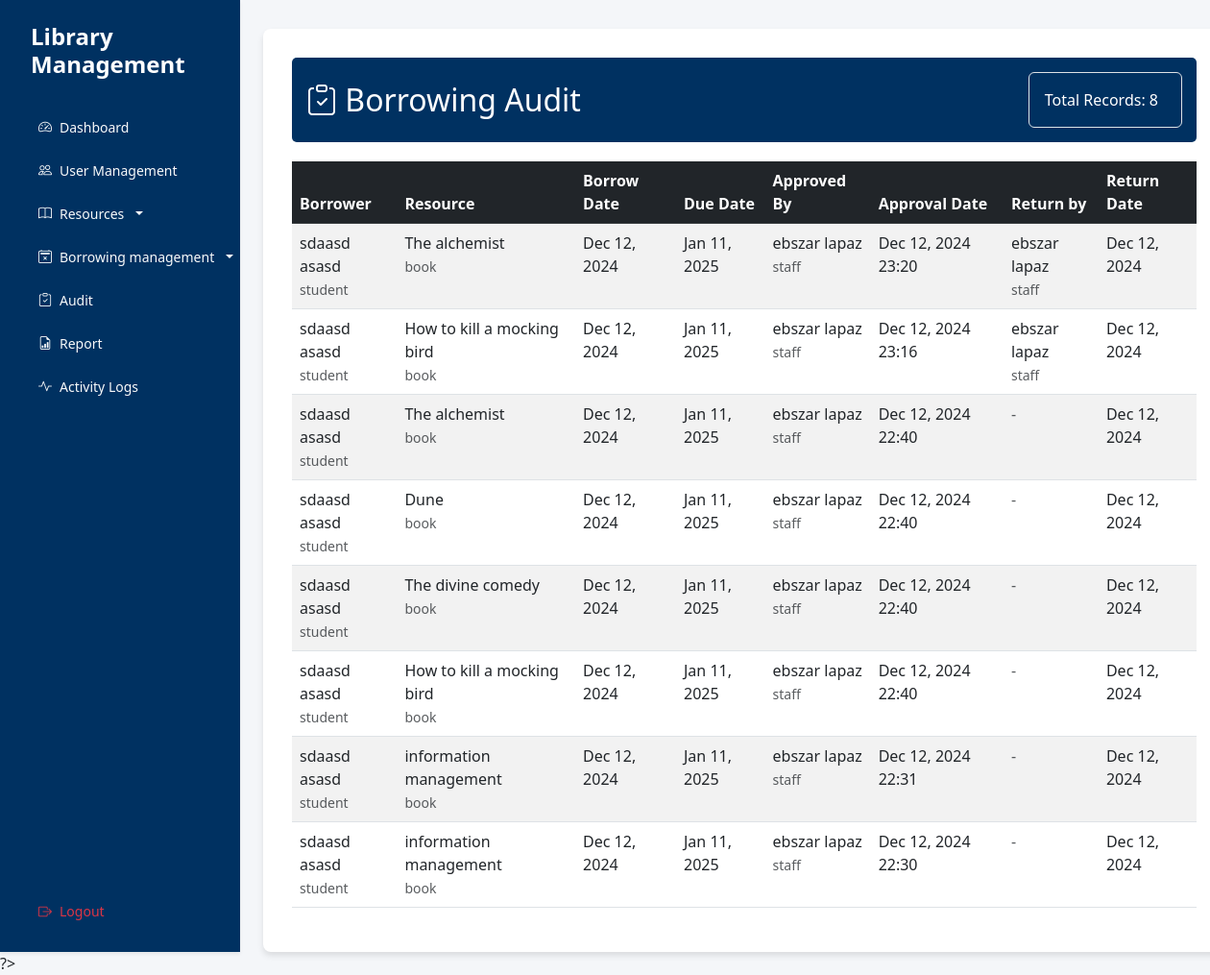
The page /interface/audit.php (signed in) on the database its author committed.
### tables this page shows
CREATE TABLE `borrowings` (
  `borrowing_id` int(11) NOT NULL,
  `user_id` int(11) NOT NULL,
  `resource_id` int(11) NOT NULL,
  `borrow_date` datetime DEFAULT current_timestamp(),
  `due_date` datetime DEFAULT NULL,
  `return_date` datetime DEFAULT NULL,
  `fine_amount` decimal(10,2) DEFAULT 0.00,
  `status` enum('pending','active','returned','overdue') DEFAULT 'pending',
  `approved_by` int(11) DEFAULT NULL,
  `approved_at` datetime DEFAULT NULL,
  `returned_by` int(11) DEFAULT NULL
);

CREATE TABLE `users` (
  `user_id` int(11) NOT NULL,
  `membership_id` varchar(20) DEFAULT NULL,
  `username` varchar(50) NOT NULL,
  `password` varchar(255) NOT NULL,
  `first_name` varchar(50) NOT NULL,
  `last_name` varchar(50) NOT NULL,
  `email` varchar(100) NOT NULL,
  `role` enum('admin','student','faculty','staff') NOT NULL,
  `max_books` int(11) NOT NULL,
  `created_at` timestamp NOT NULL DEFAULT current_timestamp(),
  `updated_at` timestamp NOT NULL DEFAULT current_timestamp() ON UPDATE current_timestamp()
);

CREATE TABLE `library_resources` (
  `resource_id` int(11) NOT NULL,
  `title` varchar(255) NOT NULL,
  `accession_number` varchar(20) NOT NULL,
  `category` enum('book','periodical','media') NOT NULL,
  `status` enum('available','borrowed','maintenance') DEFAULT 'available',
  `created_at` timestamp NOT NULL DEFAULT current_timestamp(),
  `updated_at` timestamp NOT NULL DEFAULT current_timestamp() ON UPDATE current_timestamp(),
  `cover_image` varchar(255) DEFAULT NULL
);

### controller/BorrowingController.php (called while the page is built, shortened)
<?php
require_once '../config/Database.php';
class BorrowingController {
    private $conn;
    public function __construct() {
        $database = new Database();
        $this->conn = $database->getConnection();
    }
    public function getApprovedBorrowings() {
        try {
            $query = "SELECT
                        b.borrowing_id,
                        b.borrow_date,
                        b.due_date,
                        b.return_date,
                        b.status,
                        b.approved_at,
                        u.first_name,
                        u.last_name,
                        u.email,
                        u.role,
                        lr.title AS resource_title,
                        lr.category AS resource_type,
                        CONCAT(u_staff.first_name, ' ', u_staff.last_name) as approved_by,
                        u_staff.role as approver_role,
                        CONCAT(u_returner.first_name, ' ', u_returner.last_name) as returned_by,
                        u_returner.role as returner_role
                    FROM borrowings b
                    JOIN users u ON b.user_id = u.user_id
                    JOIN library_resources lr ON b.resource_id = lr.resource_id
                    LEFT JOIN users u_staff ON b.approved_by = u_staff.user_id
                    LEFT JOIN users u_returner ON b.returned_by = u_returner.user_id
                    WHERE b.approved_by IS NOT NULL
                    ORDER BY b.approved_at DESC";
            $stmt = $this->conn->prepare($query);
            $stmt->execute();
            return $stmt->fetchAll(PDO::FETCH_ASSOC);
        } catch (PDOException $e) {
            error_log("Get approved borrowings error: " . $e->getMessage());
            return [];
        }
    }
}

### config/Database.php (called while the page is built, shortened)
<?php
class Database {
    private $host = "localhost";
    private $port = "3307";
    private $db_name = "library_management";
    private $username = "root";
    private $password = "";
    public function getConnection() {
        $this->conn = null;
        try {
            $this->conn = new PDO(
                "mysql:host=" . $this->host . ";port=" . $this->port . ";dbname=" . $this->db_name,
                $this->username,
                $this->password
            );
            $this->conn->setAttribute(PDO::ATTR_ERRMODE, PDO::ERRMODE_EXCEPTION);
        } catch(PDOException $e) {
            echo "Connection Error: " . $e->getMessage();
        }
        return $this->conn;
    }
}

### interface/audit.php (the view, shortened to what this page needs)
<?php
require_once '../controller/BorrowingController.php';
$borrowingController = new BorrowingController();
$approvedBorrowings = $borrowingController->getApprovedBorrowings();
?>
<!DOCTYPE html>
<html lang="en">
<head>
    <link href="https://cdn.jsdelivr.net/npm/bootstrap@5.3.0/dist/css/bootstrap.min.css" rel="stylesheet">
    <link href="https://cdn.jsdelivr.net/npm/bootstrap-icons@1.10.0/font/bootstrap-icons.css" rel="stylesheet">
    <link href="assets/css/style.css" rel="stylesheet">
</head>
<body>
    <div class="d-flex">
        <?php include 'includes/sidebarModal.php'; ?>
        <main class="col-md-9 ms-sm-auto col-lg-10 px-md-4">
            <div class="borrowing-monitoring-container">
                <div class="page-header d-flex justify-content-between align-items-center">
                    <h2 class="mb-0">
                        <i class="bi bi-clipboard-check"></i> Borrowing Audit
                    </h2>
                    <div class="box p-3 border rounded">
                        <span class="me-2">Total Records: <?php echo count($approvedBorrowings); ?></span>
                    </div>
                </div>
                <?php if (empty($approvedBorrowings)): ?>
                    <div class="alert alert-info">No approved borrowings found.</div>
                <?php else: ?>
                    <div class="table-responsive">
                        <table class="table table-striped table-hover">
                            <thead class="table-dark">
                                <tr>
                                    <th>Borrower</th>
                                    <th>Resource</th>
                                    <th>Borrow Date</th>
                                    <th>Due Date</th>
                                    <th>Approved By</th>
                                    <th>Approval Date</th>
                                    <th>Return by</th>
                                    <th>Return Date</th>
                                </tr>
                            </thead>
                            <tbody>
                                <?php foreach ($approvedBorrowings as $borrowing): ?>
                                    <tr>
                                        <td>
                                            <?php echo htmlspecialchars($borrowing['first_name'] . ' ' . $borrowing['last_name']); ?>
                                            <br>
                                            <small class="text-muted"><?php echo htmlspecialchars($borrowing['role']); ?></small>
                                        </td>
                                        <td>
                                            <?php echo htmlspecialchars($borrowing['resource_title']); ?>
                                            <br>
                                            <small class="text-muted"><?php echo htmlspecialchars($borrowing['resource_type']); ?></small>
                                        </td>
                                        <td><?php echo date('M d, Y', strtotime($borrowing['borrow_date'])); ?></td>
                                        <td><?php echo date('M d, Y', strtotime($borrowing['due_date'])); ?></td>
                                        <td>
                                            <?php echo htmlspecialchars($borrowing['approved_by']); ?>
                                            <br>
                                            <small class="text-muted"><?php echo htmlspecialchars($borrowing['approver_role']); ?></small>
                                        </td>
                                        <td><?php echo date('M d, Y H:i', strtotime($borrowing['approved_at'])); ?></td>
                                        <td>
                                            <?php if ($borrowing['returned_by']): ?>
                                                <?php echo htmlspecialchars($borrowing['returned_by']); ?>
                                                <br>
                                                <small class="text-muted"><?php echo htmlspecialchars($borrowing['returner_role']); ?></small>
                                            <?php else: ?>
                                                <span class="text-muted">-</span>
                                            <?php endif; ?>
                                        </td>
                                        <td>
                                            <?php echo $borrowing['return_date'] ? date('M d, Y', strtotime($borrowing['return_date'])) : '-'; ?>
                                        </td>
                                    </tr>
                                <?php endforeach; ?>
                            </tbody>
                        </table>
                    </div>
                <?php endif; ?>
            </div>
        </main>
    </div>
</body>
</html>

### interface/assets/css/style.css (style rules this page uses)
body { background-color: #f4f6f9; }
.page-header { background-color: #003161; color: white; padding: 15px; border-radius: 5px; margin-bottom: 20px; }
.borrowing-monitoring-container { background-color: white; border-radius: 8px; box-shadow: 0 4px 6px rgba(0,0,0,0.1); padding: 30px; margin-top: 30px; }

### interface/audit.php (style rules this page uses)
.borrowing-monitoring-container { background-color: white; border-radius: 8px; box-shadow: 0 4px 6px rgba(0,0,0,0.1); padding: 30px; margin-top: 30px; }
.page-header { background-color: #003161; color: white; padding: 15px; border-radius: 5px; margin-bottom: 20px; }

### rows shown on the page
borrowings: user.last_name "sdaasd asasd", user.role "student", resource.title "The alchemist", resource.category "book", borrow_date "Dec 12, 2024", due_date "Jan 11, 2025", approved_by "ebszar lapaz", approved_by.role "staff", approved_at "Dec 12, 2024 23:20", returned_by "ebszar lapaz", return_date "Dec 12, 2024"
borrowings: user.last_name "sdaasd asasd", user.role "student", resource.title "How to kill a mocking bird", resource.category "book", borrow_date "Dec 12, 2024", due_date "Jan 11, 2025", approved_by "ebszar lapaz", approved_by.role "staff", approved_at "Dec 12, 2024 23:16", returned_by "ebszar lapaz", return_date "Dec 12, 2024"
borrowings: user.last_name "sdaasd asasd", user.role "student", resource.title "The alchemist", resource.category "book", borrow_date "Dec 12, 2024", due_date "Jan 11, 2025", approved_by "ebszar lapaz", approved_by.role "staff", approved_at "Dec 12, 2024 22:40", return_date "Dec 12, 2024"
borrowings: user.last_name "sdaasd asasd", user.role "student", resource.title "Dune", resource.category "book", borrow_date "Dec 12, 2024", due_date "Jan 11, 2025", approved_by "ebszar lapaz", approved_by.role "staff", approved_at "Dec 12, 2024 22:40", return_date "Dec 12, 2024"
borrowings: user.last_name "sdaasd asasd", user.role "student", resource.title "The divine comedy", resource.category "book", borrow_date "Dec 12, 2024", due_date "Jan 11, 2025", approved_by "ebszar lapaz", approved_by.role "staff", approved_at "Dec 12, 2024 22:40", return_date "Dec 12, 2024"
borrowings: user.last_name "sdaasd asasd", user.role "student", resource.title "How to kill a mocking bird", resource.category "book", borrow_date "Dec 12, 2024", due_date "Jan 11, 2025", approved_by "ebszar lapaz", approved_by.role "staff", approved_at "Dec 12, 2024 22:40", return_date "Dec 12, 2024"
borrowings: user.last_name "sdaasd asasd", user.role "student", resource.title "information management", resource.category "book", borrow_date "Dec 12, 2024", due_date "Jan 11, 2025", approved_by "ebszar lapaz", approved_by.role "staff", approved_at "Dec 12, 2024 22:31", return_date "Dec 12, 2024"
borrowings: user.last_name "sdaasd asasd", user.role "student", resource.title "information management", resource.category "book", borrow_date "Dec 12, 2024", due_date "Jan 11, 2025", approved_by "ebszar lapaz", approved_by.role "staff", approved_at "Dec 12, 2024 22:30", return_date "Dec 12, 2024"

### other values the page prints
count($approvedBorrowings) "8"
